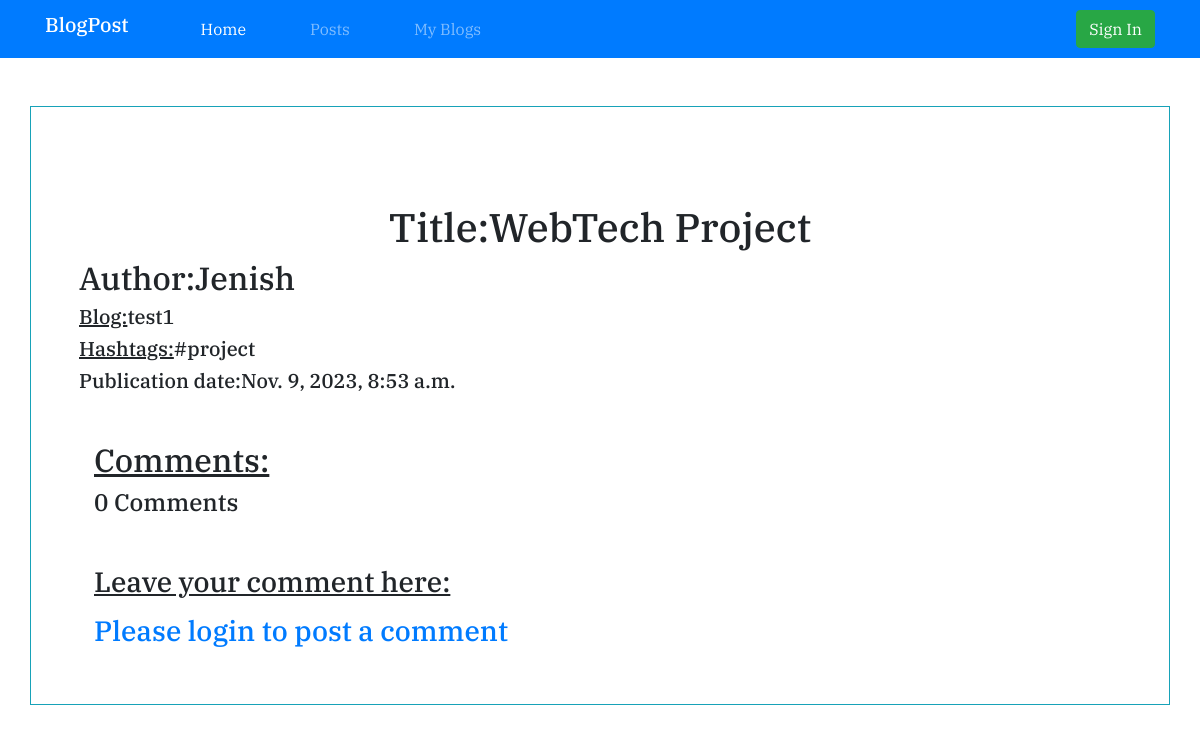
Screenshot of /single_blog/2/0/ with the database file from the repository.
### blog_app/models.py (models this page shows, shortened)
class Post(models.Model):
    author = models.ForeignKey(Author, on_delete=models.CASCADE)
    title = models.CharField(max_length=80)
    text = models.TextField(max_length=2000)
    hashtag=models.CharField(max_length=300,blank=False,null=True)
    blog_img=models.ImageField(upload_to='blog_imgs',blank=True)
    published_date = models.DateTimeField()

class Author(models.Model):
    user = models.OneToOneField(User, on_delete=models.CASCADE)
    qualification = models.CharField(max_length=80)
    def __str__(self):
        return self.user.username

### blog_app/views.py (the view)
# urls.py: path('single_blog/<int:post_id>/<int:comment_id>/', views.single_blog, name='single_blog'),
def single_blog(request, post_id,comment_id):
    global is_login
    global user
    flag=False
    posts = Post.objects.all()
    single_post=''
    for post in posts:
        if post.id == post_id:
            single_post = post
    if is_login and str(user).lower() == str(single_post.author).lower():
        flag = True
    else:
        flag=False
    if request.method == 'POST' and request.POST.get('user_comment'):
        new_comment=Comment(post=single_post,author=user,text=request.POST['user_comment'],commented_date=timezone.localtime(timezone.now()))
        new_comment.save()
    elif request.method == 'POST' and request.POST.get('reply'):
        temp_comment = Comment.objects.get(id=comment_id)
        new_reply =Reply(comment=temp_comment,author=user,text=request.POST['reply'],reply_date=timezone.localtime(timezone.now()))
        new_reply.save()
    elif (request.method == 'POST'):
        Comment.objects.filter(id=comment_id).delete()
    comments = Comment.objects.filter(post=single_post)
    reply_list = []
    comment_list=[]
    for comment in comments:
        replies = Reply.objects.filter(comment=comment)
        reply_list.append(replies)
        comment_list.append(comment)
    finallist=zip(comment_list,reply_list)
    return render(request, 'singleblog.html', context={'post': single_post, 'is_login': is_login, 'flag': flag, 'finallist':finallist,'comments':comments})

### blog_app/templates/singleblog.html (shortened to what this page needs)
{%extends 'index.html'%}
{%load static%}
{%block body_block%}
<link rel="stylesheet" href="https://cdnjs.cloudflare.com/ajax/libs/font-awesome/4.7.0/css/font-awesome.min.css">
<nav class=" navbar navbar-expand-lg navbar-dark bg-primary sticky-top">
    <div class="container">
        <h2><a class="navbar-brand" href="{%url 'index'%}">BlogPost</a></h2>
        <div class="collapse navbar-collapse" id="navbarSupportedContent">
            <ul class="navbar-nav mr-auto">
                <li class="nav-item ml-5">
                    <a class=" nav-link active" href="{%url 'index'%}">Home<span class="sr-only">(current)</span></a>
                </li>
                <li class="nav-item ml-5">
                    <a class="nav-link" href="{%url 'posts'%}">Posts</a>
                </li>
                <li class="nav-item ml-5">
                    <a class="nav-link" href="{%url 'my_blogs' %}">My Blogs</a>
                </li>
            </ul>
            {%if is_login %}
            <form class="form-inline my-2 my-lg-0" action='{%url "user_logout" %}'>
                <button class="btn btn-danger my-2 my-sm-0" type="submit">Logout</button>
            </form>
            {%else%}
            <form class="form-inline my-2 my-lg-0" action='{%url "user_login" %}'>
                <button class="btn btn-success my-2 my-sm-0" type="submit">Sign In</button>
            </form>
            {%endif%}
        </div>
    </div>
</nav>
<div class="container mt-5 mb-5 border border-info p-5 " style='overflow-wrap: break-word'>
    <h1 class='text-center mt-5'>Title:{{post.title}}</h1>
    <h2>Author:{{post.author|capfirst}}</h2>
    <h5><span style='font-size:20px'><u>Blog:</u></span>{{post.text}}</h5>
    <h5><span style='font-size:20px'><u>Hashtags:</u></span>{{post.hashtag}}</h5>
    <h5>Publication date:{{post.published_date}}</h5>
    <div class="container mt-5">
        <h2><u>Comments:</u></h2>
        {%if comments%}
        <ul class="list-group">
            {%for comment,replies in finallist%}
            <li class='list-group-item mt-5 border'>
                <h6>By:{{comment.author|capfirst}}</h6>
                <h5>{{comment.text}}</h5>
                <p>On:{{comment.commented_date}}</p>
                {%if flag%}
                <form action="{%url 'single_blog' post.id comment.id %}" method="POST">
                    {%csrf_token%}
                    <button type="submit" class='btn btn-danger'>Delete</button>
                </form>
                {%endif%}
                <div class="text-center">
                    {%if is_login%}
                    <form action="{%url 'single_blog' post.id comment.id%}" method="POST">
                        {%csrf_token%}
                        <label data-error="wrong" data-success="right" for="reply">Reply
                            text:</label>
                        <input type="text" id="reply" class="form-control validate" name="reply"
                            placeholder="Enter your meassage" required>
                        <button class="btn btn-info mt-3" type='submit'>Post Reply</button>
                    </form>
                    {%else%}
                    <h4 class='mt-3 text-center'><a href="{%url 'user_login'%}">Please login to post a reply</a>
                    </h4>
                    {%endif%}
                </div>
                {%if replies%}
                <h3><u>Replies:</u></h3>
                <ul class="list-group">
                    {%for reply in replies%}
                    <li class='list-group-item'>
                        <h6>By:{{reply.author|capfirst}}</h6>
                        <h5 class='ml-4'><span><u>Reply:</u></span>{{reply.text}}<span
                                style='float:right;font-size:15px'>On:{{reply.reply_date}}</span></h5>
                        {%endfor%}
                    </li>
                </ul>
                {%endif%}
                {%endfor%}
            </li>
        </ul>
        {%else%}
        <h4>0 Comments</h4>
        {%endif%}
        <h3 class='mt-5'> <u>Leave your comment here:</u>
        </h3>
        {%if is_login%}
        <form action="" method='POST' class="mt-2">
            {%csrf_token%}
            <input type="text" class="form-control mt-4" name='user_comment' placeholder='Enter your comment' required>
            <button type="submit" class='btn btn-success mt-3'>Add Comment</button>
        </form>
        {%else%}
        <h3 class='mt-3'><a href="{%url 'user_login'%}">Please login to post a comment</a></h3>
        {%endif%}
    </div>
</div>
{%endblock%}

### static/style.css (style rules this page uses)
* { font-family: 'IBM Plex Serif', serif; }

### rows the page displays
Post: title "WebTech Project", author "Jenish", text "test1", hashtag "#project", published_date "Nov. 9, 2023, 8:53 a.m."
